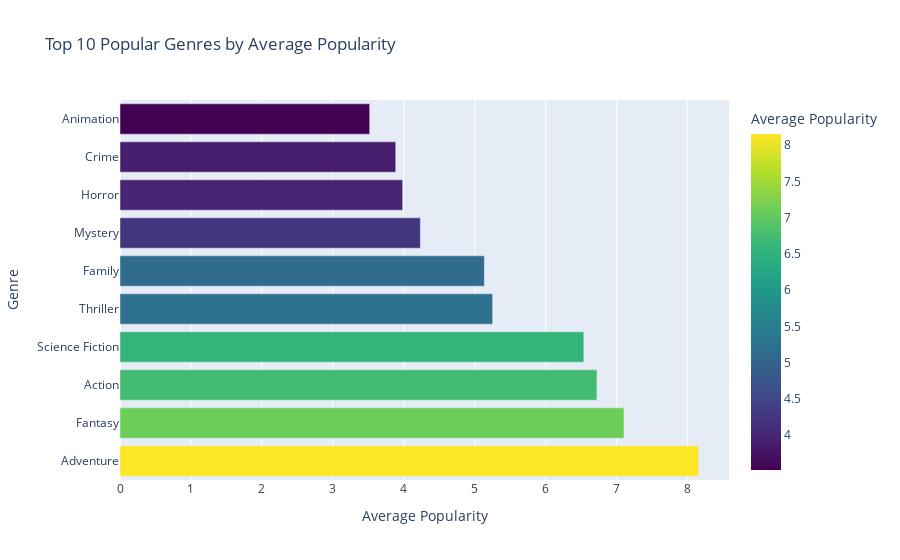

Notebook code cell kept with this figure:
### Markdown cell above
## average popularity for each genre

### Code cell
# Split genres into a list
df['genre_list'] = df['genres'].str.split('-')

# Explode the list to create separate rows for each genre
df_exploded = df.explode('genre_list')

# Group by genre and calculate the average popularity
genre_avg_popularity = df_exploded.groupby('genre_list')['popularity'].mean().reset_index()

# Sort by average popularity in descending order
top_popular_genres = genre_avg_popularity.sort_values(by='popularity', ascending=False).head(10)

# Create a Plotly bar plot
fig = px.bar(top_popular_genres, x='popularity', y='genre_list', orientation='h',
             labels={'popularity': 'Average Popularity', 'genre_list': 'Genre'},
             title='Top 10 Popular Genres by Average Popularity',
             color='popularity',
             color_continuous_scale='viridis')

# Show the plot
fig.show()

### Figure 1 — Plotly figure (JSON) as saved in the notebook; plotly's stock layout.template omitted (floating-point values rounded to 4 significant figures)
{"data": [{"alignmentgroup": "True", "hovertemplate": "Average Popularity=%{marker.color}<br>Genre=%{y}<extra></extra>", "legendgroup": "", "marker": {"color": [8.153, 7.102, 6.721, 6.537, 5.251, 5.135, 4.233, 3.983, 3.886, 3.519], "coloraxis": "coloraxis", "pattern": {"shape": ""}}, "name": "", "offsetgroup": "", "orientation": "h", "showlegend": false, "textposition": "auto", "type": "bar", "x": [8.153, 7.102, 6.721, 6.537, 5.251, 5.135, 4.233, 3.983, 3.886, 3.519], "xaxis": "x", "y": ["Adventure", "Fantasy", "Action", "Science Fiction", "Thriller", "Family", "Mystery", "Horror", "Crime", "Animation"], "yaxis": "y"}], "layout": {"barmode": "relative", "coloraxis": {"colorbar": {"title": {"text": "Average Popularity"}}, "colorscale": [[0, "#440154"], [0.1111, "#482878"], [0.2222, "#3e4989"], [0.3333, "#31688e"], [0.4444, "#26828e"], [0.5556, "#1f9e89"], [0.6667, "#35b779"], [0.7778, "#6ece58"], [0.8889, "#b5de2b"], [1, "#fde725"]]}, "legend": {"tracegroupgap": 0}, "title": {"text": "Top 10 Popular Genres by Average Popularity"}, "xaxis": {"anchor": "y", "domain": [0, 1], "title": {"text": "Average Popularity"}}, "yaxis": {"anchor": "x", "domain": [0, 1], "title": {"text": "Genre"}}}}
